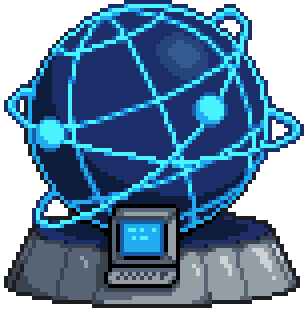
#> input picture 포켓로그 - 도주런 없는 엔드리스 에디션/resources/game/images/mystery-encounters/global_trade_system.png, 77 x 78 px, found by its file name (shown 4 times larger)
$ python make_super_gts_sprite.py '../../../포켓로그 - 도주런 없는 엔드리스 에디션/resources/game/images/snow.png'
#> lines starting #> are read from the running program, lines starting #| are printed output that depends on the picture
"""Build the Super GTS (슈퍼 GTS) encounter sprite for the PokeRogue fork (2026-11-07).

  D:/SpriteGen/comfyui/ComfyUI_windows_portable/python_embeded/python.exe -I make_super_gts_sprite.py [--install] [--preview out.png]
      [--split-parts [--force]] [--remake-part NAME] [--ring-model gts|new] [--from-scratch] [--generated-doll]
      [--export-doll out.png]

The sprite is four part images in super_gts_parts/ next to this script, each a full 77x88 layer so they line up
when stacked: pedestal.png (with the shadow under the doll's tail), pc.png, doll.png, rings.png (both rings, front
and back halves together). compose stacks them back to front: pedestal, the rings' back halves, doll, the rings'
front halves, pc; which ring pixels are front is worked out from the ring geometry (ring_front_pixels), so the rings
stay one picture to edit. When all four files are there the build uses them as they are, so they can be edited by
hand; --split-parts writes them from scratch (refusing to overwrite without --force), --from-scratch ignores them.
Split on 2026-11-07: the stacked parts give the installed sprite exactly, pixel for pixel. --remake-part NAME
rewrites one part from scratch.
Pedestal (make_pedestal, remade 2026-11-07): the hole behind the computer filled in, and the dark top plate drawn
as a whole ellipse like the GTS's (PLATE, fitted to the GTS plate) instead of the globe-cut band; then the plate and
the base ellipse grown so the plate meets the doll's raised tail, in place of the shaded wedge that used to fill the
gap under it (ground_shadow, now off). Final layout (2026-11-07, the user's call): everything lifted LIFT = 2 rows to
make room below, then the plate 1 px wider each side and 2 px taller up and down (PLATE_GROW) and the base and grey
cone 1 px wider each side and 2 px longer (BASE_GROW); the computer goes down with the base, so it keeps its place
on the cone's front (that leaves it at its old canvas rows); last, the doll and rings came back down 1 row
(DOLL_RING_DROP), so the tail all but meets the plate (a 1 px sliver under its very tip). The canvas stays 77x88; the
pedestal spans x 0..75.
Rings: two models (RING_MODELS): "gts", the GTS terminal's own two rings fitted to its pixels with its big beads, and
"new", the two waist rings drawn for this sprite. Side by side on the doll (2026-11-07) "new" won: with "gts" the
right big bead sits beside the eye sparkle and reads as a second eye, and the steep ring crosses the head and face;
"new" keeps the face clear. RING_MODEL picks the model; rings.png and compose's front/back split both follow it.
The from-scratch build:

The doll comes from super_gts_doll.png next to this script: the user's hand edit of this script's generated doll
(3rd revision, 2026-11-07) with a light polish: white background cleared; the short line on the left foot joined to
the foot's vertical line at (11, 47); a 2x2 clump at the bottom rim (37, 58) and a missing line side (20, 29) made
BLUE. The 2nd revision's polish was 16 pixels: a stray dot, three 2x2 clumps, 10 missing sides. --generated-doll
ignores that file and builds the doll here instead (sub.png + draw_grid); --export-doll writes the 64x64 doll that
the build used. The 64x64 frame is placed as a whole (DOLL_FRAME_BOX), so trimming the art does not move it.

The user's design: the GTS pedestal with the battle Substitute doll on it instead of the globe, the doll made a bit
bigger and given the GTS look (navy with a glowing blue grid, plus the orbit rings).
Inputs (read only, both from the fork's own assets):
  assets/images/mystery-encounters/global_trade_system.png  77x78 GTS terminal: navy globe, cyan grid and rings, grey
                                                             pedestal with a small computer
  assets/images/pokemon/sub.png                              32x32 Substitute doll shown in battle
Steps: the pedestal and computer are kept from the GTS as two layers (the pedestal: rows from PEDESTAL_TOP down, the
globe's leftovers on its top becoming the dark top plate; the computer: its own outlined pixels, computer_mask).
Layer order, back to front: pedestal, back ring halves, doll, front ring halves, computer, so the doll stands on the
plate uncut and only the computer covers it. The thin gap under the doll's raised tail is shaded down to the plate
(ground_shadow), so the doll does not look like it floats. The generated doll: sub.png doubled with Scale2x, its greens and
whites mapped onto the GTS navy palette, a grid drawn over it that follows its outline and centre line (draw_grid),
and two tilted rings with glowing beads drawn around it (back halves behind the doll, front halves over it). The
canvas grows upward by EXTRA_TOP rows. Grid lines and rings follow the GTS line rule: a 1-px bright core with one
darker pixel on each side.
2026-11-07 (2nd pass, the user's rule): the grid used to be meridians/parallels of an ellipse fitted to the doll's
box, so it ignored the head, ears, belly and feet and broke into 12 pieces at the belly colours, a face rectangle
and the outline; now it is level lines of outline/centre-line coordinates plus a rim, unbroken except where the
doll's own black lines pass over it.
--install writes assets/images/mystery-encounters/super_global_trade_system.png (palette PNG) and .json (the GTS
atlas json with the new image name and size).
"""

import json
import math
import os
import sys

from PIL import Image

GAME = r"D:\PokeRogueDev\pokerogue"
DOLL_ART = os.path.join(os.path.dirname(os.path.abspath(__file__)), "super_gts_doll.png")  # the user's finished doll
ME = os.path.join(GAME, "assets", "images", "mystery-encounters")
SUB = os.path.join(GAME, "assets", "images", "pokemon", "sub.png")
NAME = "super_global_trade_system"

EXTRA_TOP = 10  # rows added above the GTS canvas for the taller doll
PEDESTAL_TOP = 56  # first GTS row that belongs to the pedestal (the globe sits above it)
COMPUTER = (27, 51, 47, 75)  # x0, y0, x1, y1 (exclusive) around the computer in the GTS image (see computer_mask)
DOLL_FEET_Y = 62  # GTS-row where the doll's lowest pixel lands
DOLL_FRAME_BOX = (2, 2, 62, 62)  # the generated doll's box inside its 64x64 frame (Scale2x of sub.png's 1..31 box)
GROUND_GAP_MAX = 0  # gaps up to this many px between the doll's underside and the plate are shaded (ground_shadow);
# 0 = off since 2026-11-07: the user found the filled wedge under the tail awkward, and the grown plate meets the tail
# instead (PLATE_GROW), leaving only a 1-2 px sliver under the very tip of the tail
CANVAS = (77, 88)  # the GTS canvas (77x78) plus EXTRA_TOP rows
PARTS_DIR = os.path.join(os.path.dirname(os.path.abspath(__file__)), "super_gts_parts")
PARTS = ("pedestal", "pc", "doll", "rings")  # <name>.png in PARTS_DIR, each a full CANVAS layer (see compose)
PEDESTAL_OUTLINE = (27, 29, 33)  # the GTS pedestal's outline colour
PLATE = (38.0, 57.5, 31.0, 5.0, 4.3)  # the top plate in GTS pixels: centre x, centre y, rx, ry behind, ry in front;
# fitted to the GTS's own plate (its back rim at the sides, x 7..68, and where its grey cone starts in front)
PLATE_BLUE = (34, 46, 103)  # the GTS plate's lit blue
CONE_COLOURS = {(57, 66, 80), (59, 67, 80), (87, 100, 117), (87, 101, 119), (87, 102, 119), (148, 158, 164),
                (150, 160, 167), (204, 210, 216)}  # the GTS pedestal's greys
CONE_SPLIT = 38  # GTS column behind the computer where the cone's shaded half meets its lit half
PLATE_GROW = (1, 2)  # px the top plate ellipse grows (to each side, up and down) past the GTS's (make_pedestal)
BASE_GROW = (1, 2)  # px the base grows (to each side, down mid-front); the grey cone widens and lengthens with it
BASE_RX = 37.5  # half width of the GTS pedestal's base ellipse (it spans x 1..75)
LIFT = 2  # everything sits this many rows higher than the GTS rows + EXTRA_TOP, leaving room below the pedestal
DOLL_RING_DROP = 1  # ...except the doll and the rings, which then come back down this many rows (the user's finish)
CONE_SHADE, CONE_SHADE_TOP, CONE_SEAM, CONE_LIT = (87, 100, 117), (87, 101, 119), (59, 67, 80), (148, 158, 164)

# GTS palette
OUTLINE = (0, 0, 0)
NAVY_DARK = (13, 28, 61)
NAVY = (28, 46, 106)
NAVY_MID = (38, 69, 122)
NAVY_LIGHT = (53, 90, 146)
BLUE = (23, 93, 167)
CYAN = (33, 172, 240)
CYAN_BRIGHT = (74, 244, 255)

# sub.png colour -> GTS colour
DOLL_MAP = {
    (0, 0, 0): OUTLINE,
    (72, 96, 56): NAVY_DARK,
    (80, 80, 72): NAVY_DARK,
    (120, 136, 88): NAVY,
    (144, 160, 104): NAVY_MID,
    (160, 184, 128): NAVY_MID,
    (184, 208, 152): NAVY_LIGHT,
    (184, 184, 176): NAVY_MID,
    (208, 200, 192): NAVY_LIGHT,
    (248, 248, 248): BLUE,
}
EYE_SPARKLE_BOX = (16, 9, 22, 15)  # x0, y0, x1, y1 in sub.png: the white sparkle in the eye glows cyan

# Ring models, each ring (cx, cy, rx, ry, tilt in degrees, bead angles in degrees, bead size) in canvas pixels.
RING_MODELS = {
    # the GTS terminal's own two rings, moved down EXTRA_TOP rows: ellipses fitted to its pixels (the wide ring to its
    # left and right loops and the front arc under the globe, rms 0.8 px; the steep ring through its top-right loop,
    # its lower-left loop and the arc between them), with the big lit beads where the GTS has them
    "gts": [(37.45, 39.11, 35.37, 10.24, 4.28, [135.7], "big"), (34.75, 39.25, 35.7, 11.0, -46.1, [67.8], "big")],
    # the two rings drawn for this sprite (2026-11-07): centred 62% down the doll, small beads
    "new": [(38.0, 49.2, 36, 7, -12, [200], "small"), (38.0, 49.2, 33, 6, 14, [-20, 165], "small")],
}
RING_MODEL = "new"  # which model rings.png is drawn from and compose splits by; --ring-model NAME overrides


# [4 lines left out: function rings, not called in this run]

# Grid on the doll (see draw_grid). Lengths are in the doubled doll (64x64) unless marked sub.png.
GRID_CENTRE = [(14.75, 3.5), (13.0, 9.0), (10.0, 18.0), (9.0, 21.5), (9.25, 24.0), (10.25, 26.0), (11.0, 27.5)]
# ^ sub.png points of the doll's centre line: the notch between the ears, then the light seam down the belly
GRID_EAR_CUT = 9  # the head top for the parallels is measured from this row; the ears rise above it
GRID_PARALLELS = [0.16, 0.43]  # v values: brow line, chin line (the rim is v = 0 and 1); lower down, the two front
# ring halves cross the body, and a waist line (v ~ 0.6-0.7) would run 1-3 px beside them
GRID_MERIDIANS = [(-0.5, -1.0, 0.16), (0.0, 0.43, 1.0), (1 / 3, 0.43, 1.0), (2 / 3, -1.0, 1.0)]
# ^ (u, v_from, v_to): u = -1 left outline, 0 centre line, +1 right outline (the rim is u = -1 and +1); the centre
#   line and u = 1/3 only start below the face, and the left half of the body is narrow enough for rim + centre
GRID_FACE_BAND = (0.16, 0.43, 43)  # (v_from, v_to, x_max): no meridians cross the face (brow, eye, sparkle)
GRID_RIM_DEPTH = 3  # the rim stays within this many pixels of the silhouette (where black lines meet the outline)


# [25 lines left out: function scale2x, not called in this run]


def make_doll() -> Image.Image:
    sub = Image.open(SUB).convert("RGBA")
    px = sub.load()
    x0, y0, x1, y1 = EYE_SPARKLE_BOX
    for y in range(sub.height):
        for x in range(sub.width):
            r, g, b, a = px[x, y]
            if a == 0:
                continue
            if (r, g, b) == (248, 248, 248) and x0 <= x < x1 and y0 <= y < y1:
                px[x, y] = (*CYAN_BRIGHT, 255)
                continue
            if (r, g, b) not in DOLL_MAP:
                raise SystemExit(f"unmapped doll colour {(r, g, b)} at {(x, y)}")
            px[x, y] = (*DOLL_MAP[(r, g, b)], 255)
    doll = scale2x(sub)
    draw_grid(doll)
    return doll


N4 = ((1, 0), (-1, 0), (0, 1), (0, -1))
N8 = tuple((dx, dy) for dx in (-1, 0, 1) for dy in (-1, 0, 1) if dx or dy)


# [171 lines left out: functions smooth, along, load_doll_art, draw_grid, ring_points, ring_path, not called in this run]


BEADS = {
    # size: (centre on the pixel grid?, [(d^2 limit, colour)...] from the inside out); NAVY rings never cover a ring core
    "small": (True, [(1, CYAN_BRIGHT), (5, CYAN), (9, NAVY)]),  # 3x3 light in a 5x5 glow
    "big": (False, [(7.5, CYAN_BRIGHT), (11, CYAN), (14.5, BLUE), (19, NAVY)]),  # the GTS's ~6x6 lit blobs
}


# [56 lines left out: functions bead_pixels, draw_rings, bead_xy, not called in this run]


def build() -> Image.Image:
    """the sprite: from the four part images in PARTS_DIR when they are all there (the user may edit them), else
    from scratch (make_parts); --from-scratch forces the latter"""
    parts = None if "--from-scratch" in sys.argv else load_parts()
    return compose(parts or make_parts())


def load_parts():
    paths = {name: os.path.join(PARTS_DIR, name + ".png") for name in PARTS}
    if not all(os.path.exists(p) for p in paths.values()):
        return None
    parts = {}
    for name, path in paths.items():
        im = Image.open(path).convert("RGBA")
        assert im.size == CANVAS, f"{path} is {im.size}, every part must be {CANVAS}"
        assert all(p[3] in (0, 255) for p in im.get_flattened_data()), f"{path} has semi-transparent pixels"
        parts[name] = im
    return parts


# [72 lines left out: functions save_parts, ring_front_pixels, compose, remake_part, not called in this run]


def make_parts(doll_layer=None) -> dict:
    """the four parts from scratch, each on the full canvas: the pedestal (with the shadow under the doll's tail),
    the pc, the doll and both rings; doll_layer, if given, stands in for the doll"""
    gts = Image.open(os.path.join(ME, "global_trade_system.png")).convert("RGBA")
#> gts is the input picture: PIL image 77x78 RGBA; mean R, G, B, A 55.5, 95.6, 126.5, 186.4
    W, H = gts.width, gts.height + EXTRA_TOP
#> W = 77; H = 88
    assert (W, H) == CANVAS
    gpx = gts.load()

    # From the GTS: the computer (its own pixels only), which goes in front of everything, and the pedestal, which
    # goes behind the doll so the doll's feet stand on the plate instead of being cut by it.
    computer = Image.new("RGBA", (W, H), (0, 0, 0, 0))
#> computer: PIL image 77x88 RGBA; every value is 0
    cpx = computer.load()
    in_computer = computer_mask(gts)
    # the computer stands on the base's front, so it goes down with the base's growth: it keeps the GTS's 5 rows of
    # cone below it instead of floating up the taller front
    for x, y in in_computer:
        cpx[x, y + EXTRA_TOP - LIFT + BASE_GROW[1]] = gpx[x, y]
    pedestal = make_pedestal(gts, in_computer)
    ppx = pedestal.load()

    doll = make_doll() if "--generated-doll" in sys.argv or not os.path.exists(DOLL_ART) else load_doll_art()
    # the 64x64 frame is placed as a whole (not by the doll's own box), so trimming the art never moves it: the
    # generated doll fills DOLL_FRAME_BOX, whose bottom lands on DOLL_FEET_Y and whose height places the rings
    fx0, fy0, fx1, fy1 = DOLL_FRAME_BOX
    dx = (W - (fx1 - fx0)) // 2 - fx0
    dy = DOLL_FEET_Y + EXTRA_TOP - LIFT + DOLL_RING_DROP - fy1
    if doll_layer is None:
        doll_layer = Image.new("RGBA", (W, H), (0, 0, 0, 0))
        doll_layer.alpha_composite(doll, (dx, dy))

    ring_layer = Image.new("RGBA", (W, H), (0, 0, 0, 0))
    draw_rings(ring_layer, False)
    back_only = ring_layer.copy()
    draw_rings(ring_layer, True)

    # the shadow under the doll's tail belongs to the plate, so it goes into the pedestal part
    seen = Image.new("RGBA", (W, H), (0, 0, 0, 0))
    for layer in (pedestal, back_only, doll_layer):
        seen.alpha_composite(layer)
    for p, colour in ground_shadow(seen, doll_layer, pedestal).items():
        ppx[p] = (*colour, 255)
    return {"pedestal": pedestal, "pc": computer, "doll": doll_layer, "rings": ring_layer}


def make_pedestal(gts: Image.Image, in_computer: set) -> Image.Image:
    """The GTS pedestal with the globe gone and nothing missing: the grey cone, with the hole behind the computer
    filled in (its shaded left half and lit right half meeting at CONE_SPLIT), and on top the dark plate as a whole
    ellipse (PLATE) like the GTS's: its back rim and sides in the pedestal's outline colour, as where the GTS shows
    them, its front lip dark, and inside navy, lit along the front (NAVY on the left, the GTS's plate blue on the
    right) and along the right inner rim."""
    gpx = gts.load()
    W, H = CANVAS
    out = Image.new("RGBA", (W, H), (0, 0, 0, 0))
    opx = out.load()

    def plate_at(spec):
        pcx, pcy, prx, pry_back, pry_front = spec

        def inside(x, y):
            dy = y + 0.5 - pcy
            return ((x + 0.5 - pcx) / prx) ** 2 + (dy / (pry_front if dy > 0 else pry_back)) ** 2 <= 1
        return inside

    def front_edges(inside):
        edges = {}
        for x in range(W):
            rows = [y for y in range(H) if inside(x, y)]
            if rows:
                edges[x] = max(rows)
        return edges

    # the GTS's cone: between the pedestal's outline pixels in each row, below the GTS's own plate (PLATE)
    gts_plate = plate_at(PLATE)
    gts_front = front_edges(gts_plate)
    cone = {}
    for y in range(PEDESTAL_TOP, gts.height):
        rim = [x for x in range(gts.width) if gpx[x, y][3] and gpx[x, y][:3] == PEDESTAL_OUTLINE]
        if not rim:
            continue
        for x in range(min(rim), max(rim) + 1):
            if gts_plate(x, y):
                continue
            p = gpx[x, y]
            keep = p[3] and (p[:3] in CONE_COLOURS or p[:3] == PEDESTAL_OUTLINE) and (x, y) not in in_computer
            if keep:
                colour = p[:3]
            else:  # behind the computer, or a globe/ring leftover below the plate
                below = y - gts_front.get(x, y)
                if x < CONE_SPLIT:
                    colour = CONE_SHADE_TOP if below <= 3 else CONE_SHADE
                elif x == CONE_SPLIT:
                    colour = CONE_SEAM
                else:
                    colour = CONE_SHADE if below <= 2 else CONE_LIT
            cone[(x, y)] = colour

    # Grow the plate (PLATE_GROW) and the base (BASE_GROW). The cone widens first: its left half moves left and its
    # right half right by BASE_GROW[0], the columns beside CONE_SPLIT (behind the computer) repeated to fill the
    # middle. Then every column is moved and stretched (nearest row) from its old span to its new one: from just under
    # the grown plate's front lip down to the old bottom pushed down by the base's growth there (the full amount
    # mid-front, tapering to nothing at the far sides).
    cx, cy, rx, ry_back, ry_front = PLATE
    gx, gy = PLATE_GROW
    plate = plate_at((cx, cy, rx + gx, ry_back + gy, ry_front + gy))
    new_front = front_edges(plate)
    bx, by = BASE_GROW
    old_cols = {x for x, _ in cone}

    def old_column(x):
        if x <= CONE_SPLIT - 1 - bx:
            return x + bx
        if x < CONE_SPLIT:
            return CONE_SPLIT - 1
        if x == CONE_SPLIT:
            return CONE_SPLIT
        if x <= CONE_SPLIT + bx:
            return CONE_SPLIT + 1
        return x - bx

    for x in range(W):
        ox = old_column(x)
        if ox not in old_cols:
            continue
        rows = sorted(y for xx, y in cone if xx == ox)
        t0, b0 = rows[0], rows[-1]
        u = (x + 0.5 - cx) / (BASE_RX + bx)
        b1 = b0 + round(by * math.sqrt(max(0.0, 1 - u * u)))
        t1 = new_front[x] + 1 if x in new_front else t0
        for y in range(t1, b1 + 1):
            src = t0 + round((y - t1) * (b0 - t0) / (b1 - t1)) if b1 > t1 else t0
            if (ox, src) in cone:
                opx[x, y + EXTRA_TOP - LIFT] = (*cone[(ox, src)], 255)
    front_edge = new_front
    rx += gx

    # the plate
    cells = {(x, y) for y in range(H) for x in range(W) if plate(x, y)}
    edge = {(x, y) for x, y in cells if any((x + dx, y + dy) not in cells for dx, dy in N4)}
    for x, y in cells:
        if (x, y) in edge:
            colour = PEDESTAL_OUTLINE if y + 0.5 <= cy + 1 else NAVY_DARK
        elif front_edge.get(x, -9) - y <= 2:
            colour = NAVY if x + 0.5 < cx else PLATE_BLUE
        elif x + 0.5 > cx + rx / 2 and any((x + dx, y + dy) in edge for dx, dy in N8):
            colour = PLATE_BLUE
        else:
            colour = NAVY_DARK
        opx[x, y + EXTRA_TOP - LIFT] = (*colour, 255)
    return out


# [22 lines left out: function ground_shadow, not called in this run]


def computer_mask(gts: Image.Image) -> set:
    """the GTS computer's own pixels: its black outline and everything inside it. The area around COMPUTER is
    flooded from its edge through non-black pixels (4-connected, so the outline's diagonal steps hold the flood);
    whatever the flood cannot reach is the computer."""
    px = gts.load()
    x0, y0 = max(COMPUTER[0] - 2, 0), max(COMPUTER[1] - 2, 0)
    x1, y1 = min(COMPUTER[2] + 2, gts.width), min(COMPUTER[3] + 2, gts.height)
#> x1 = 49; y1 = 77
    area = {(x, y) for y in range(y0, y1) for x in range(x0, x1)}
    black = {p for p in area if px[p][3] and px[p][:3] == OUTLINE}
#> black = 117 items
    stack = [(x, y) for x, y in area if (x in (x0, x1 - 1) or y in (y0, y1 - 1)) and (x, y) not in black]
#> stack = 98 pairs, first value 25 to 48, second value 49 to 76
    outside = set(stack)
#> outside = 98 items
    while stack:
        x, y = stack.pop()
        for dx, dy in N4:
            q = (x + dx, y + dy)
            if q in area and q not in outside and q not in black:
                outside.add(q)
                stack.append(q)
#> this loop made 290 passes
#> (x, y) on passes 1 to 3: (37, 49), (37, 50), (36, 50)
#> after the loop, outside = 290 items; stack = []
    inside = area - outside - black
#> inside = 265 items
    mask = inside | {(x, y) for x, y in black if any((x + dx, y + dy) in inside for dx, dy in N8)}
#> mask = 373 items
    xs, ys = [x for x, _ in mask], [y for _, y in mask]
#> xs = 373 values, max 44 at index 5, min 26 at index 209, mean 35.42; ys = 373 values, max 71 at index 6, min 51 at index 17, mean 61.11
    assert (min(xs), min(ys), max(xs), max(ys)) == (26, 51, 44, 71), (min(xs), min(ys), max(xs), max(ys))
    return mask


# [27 lines left out: functions to_palette_png, install, not called in this run]


if __name__ == "__main__":
    if "--split-parts" in sys.argv:
        save_parts(make_parts())
    if "--remake-part" in sys.argv:
        remake_part(sys.argv[sys.argv.index("--remake-part") + 1])
    image = build()
#> in make_parts, `in_computer = computer_mask(gts)`: in_computer = 373 items
#> the loop in make_parts, `for x, y in in_computer:` made 373 passes
#> (x, y) on passes 1 to 3: (36, 53), (36, 62), (41, 58)
#> the loop in make_pedestal, `for y in range(PEDESTAL_TOP, gts.height):` made 22 passes
#> rim on passes 1 to 9: [8, 67], [7, 8, 68], [7, 9, 68], [6, 10, 69], [6, 69], [5, 70], [5, 25, 26, 70], [4, 71], [4, 71]
#> the loop in make_pedestal, `for x, y in cells:` made 664 passes
#> (x, y) on passes 1 to 3: (55, 57), (67, 59), (36, 53)
#> in make_parts, `pedestal = make_pedestal(gts, in_computer)`:
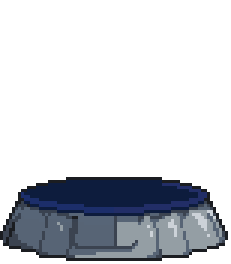
#> pedestal: PIL image 77x88 RGBA (shown 3 times larger); mean R, G, B, A 18.2, 21.2, 26.5, 67.1; transparent parts drawn white
#> (the run stopped early here; a loop or call above may not have finished)
